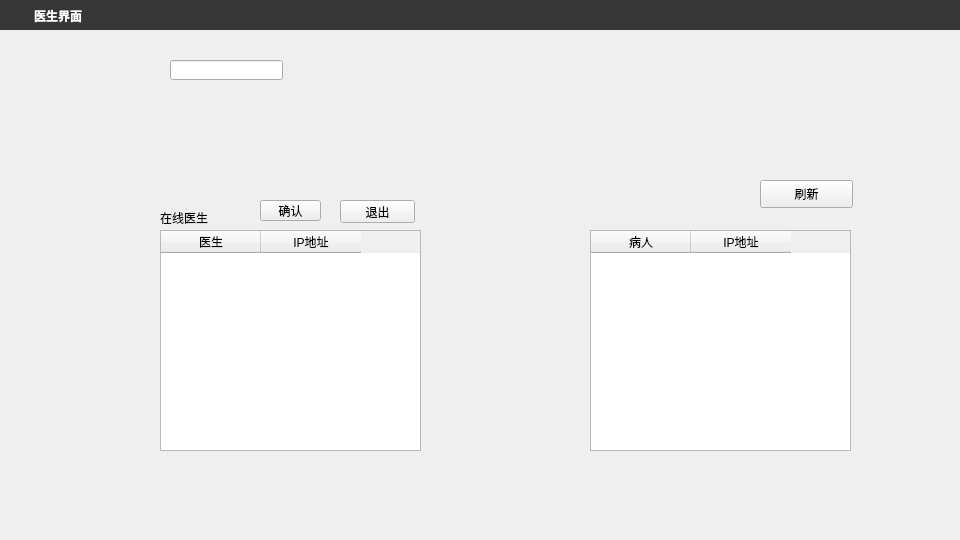
<?xml version="1.0" encoding="UTF-8"?>
<ui version="4.0">
 <class>DoctorUI</class>
 <widget class="QWidget" name="DoctorUI">
  <property name="geometry">
   <rect>
    <x>0</x>
    <y>0</y>
    <width>960</width>
    <height>540</height>
   </rect>
  </property>
  <property name="windowTitle">
   <string>Widget</string>
  </property>
  <widget class="QLabel" name="label_2">
   <property name="geometry">
    <rect>
     <x>160</x>
     <y>210</y>
     <width>61</width>
     <height>16</height>
    </rect>
   </property>
   <property name="text">
    <string>在线医生</string>
   </property>
  </widget>
  <widget class="QTableWidget" name="allUsrTable">
   <property name="geometry">
    <rect>
     <x>160</x>
     <y>230</y>
     <width>261</width>
     <height>221</height>
    </rect>
   </property>
   <column>
    <property name="text">
     <string>医生</string>
    </property>
   </column>
   <column>
    <property name="text">
     <string>IP地址</string>
    </property>
   </column>
  </widget>
  <widget class="QLineEdit" name="usrNameLine">
   <property name="geometry">
    <rect>
     <x>170</x>
     <y>60</y>
     <width>113</width>
     <height>20</height>
    </rect>
   </property>
  </widget>
  <widget class="QPushButton" name="exitBtn">
   <property name="geometry">
    <rect>
     <x>340</x>
     <y>200</y>
     <width>75</width>
     <height>23</height>
    </rect>
   </property>
   <property name="text">
    <string>退出</string>
   </property>
  </widget>
  <widget class="QToolButton" name="FileSendBtn">
   <property name="geometry">
    <rect>
     <x>260</x>
     <y>200</y>
     <width>61</width>
     <height>21</height>
    </rect>
   </property>
   <property name="styleSheet">
    <string notr="true"/>
   </property>
   <property name="text">
    <string>确认</string>
   </property>
  </widget>
  <widget class="QWidget" name="widgetTitle" native="true">
   <property name="geometry">
    <rect>
     <x>0</x>
     <y>0</y>
     <width>961</width>
     <height>30</height>
    </rect>
   </property>
   <property name="minimumSize">
    <size>
     <width>0</width>
     <height>30</height>
    </size>
   </property>
   <property name="maximumSize">
    <size>
     <width>16777215</width>
     <height>30</height>
    </size>
   </property>
   <property name="styleSheet">
    <string notr="true">QWidget#widgetTitle{background:#363636;}
QLabel#labelTitle{color:white;padding:8px 0px 5px;}
QPushButton#btnMin,QPushButton#btnMax,QPushButton#btnExit{
        border-radius:0px;
        color: #F0F0F0;
        background-color:rgba(0,0,0,0);
        border-style:none;
    }
QPushButton#btnMin:hover,QPushButton#btnMax:hover{
        background-color: qlineargradient(spread:pad, x1:0, y1:1, x2:0, y2:0, stop:0 rgba(25, 134, 199, 0), stop:1 #5CACEE);
    }
QPushButton#btnExit:hover{
        background-color: qlineargradient(spread:pad, x1:0, y1:1, x2:0, y2:0, stop:0 rgba(238, 0, 0, 128), stop:1 rgba(238, 44, 44, 255));
    }</string>
   </property>
   <layout class="QHBoxLayout" name="horizontalLayout">
    <property name="spacing">
     <number>0</number>
    </property>
    <property name="leftMargin">
     <number>5</number>
    </property>
    <property name="topMargin">
     <number>0</number>
    </property>
    <property name="rightMargin">
     <number>0</number>
    </property>
    <property name="bottomMargin">
     <number>2</number>
    </property>
    <item>
     <widget class="QLabel" name="labelIcon">
      <property name="minimumSize">
       <size>
        <width>26</width>
        <height>26</height>
       </size>
      </property>
      <property name="maximumSize">
       <size>
        <width>26</width>
        <height>26</height>
       </size>
      </property>
      <property name="styleSheet">
       <string notr="true"/>
      </property>
      <property name="text">
       <string/>
      </property>
      <property name="pixmap">
       <pixmap resource="rc.qrc">:/image/logo2.png</pixmap>
      </property>
      <property name="scaledContents">
       <bool>true</bool>
      </property>
     </widget>
    </item>
    <item>
     <widget class="QLabel" name="labelTitle">
      <property name="font">
       <font>
        <family>宋体</family>
        <pointsize>9</pointsize>
        <weight>75</weight>
        <bold>true</bold>
       </font>
      </property>
      <property name="styleSheet">
       <string notr="true"/>
      </property>
      <property name="text">
       <string>医生界面</string>
      </property>
     </widget>
    </item>
    <item>
     <widget class="QPushButton" name="btnMin">
      <property name="sizePolicy">
       <sizepolicy hsizetype="Fixed" vsizetype="Fixed">
        <horstretch>0</horstretch>
        <verstretch>0</verstretch>
       </sizepolicy>
      </property>
      <property name="minimumSize">
       <size>
        <width>30</width>
        <height>30</height>
       </size>
      </property>
      <property name="maximumSize">
       <size>
        <width>30</width>
        <height>30</height>
       </size>
      </property>
      <property name="toolTip">
       <string>最小化</string>
      </property>
      <property name="text">
       <string/>
      </property>
      <property name="autoDefault">
       <bool>true</bool>
      </property>
      <property name="flat">
       <bool>true</bool>
      </property>
     </widget>
    </item>
    <item>
     <widget class="QPushButton" name="btnExit1">
      <property name="sizePolicy">
       <sizepolicy hsizetype="Fixed" vsizetype="Fixed">
        <horstretch>0</horstretch>
        <verstretch>0</verstretch>
       </sizepolicy>
      </property>
      <property name="minimumSize">
       <size>
        <width>30</width>
        <height>30</height>
       </size>
      </property>
      <property name="maximumSize">
       <size>
        <width>30</width>
        <height>30</height>
       </size>
      </property>
      <property name="toolTip">
       <string>退出</string>
      </property>
      <property name="text">
       <string/>
      </property>
      <property name="autoDefault">
       <bool>true</bool>
      </property>
      <property name="flat">
       <bool>true</bool>
      </property>
     </widget>
    </item>
   </layout>
  </widget>
  <widget class="QTableWidget" name="allUsrTable_2">
   <property name="geometry">
    <rect>
     <x>590</x>
     <y>230</y>
     <width>261</width>
     <height>221</height>
    </rect>
   </property>
   <column>
    <property name="text">
     <string>病人</string>
    </property>
   </column>
   <column>
    <property name="text">
     <string>IP地址</string>
    </property>
   </column>
  </widget>
  <widget class="QPushButton" name="pushButton">
   <property name="geometry">
    <rect>
     <x>760</x>
     <y>180</y>
     <width>93</width>
     <height>28</height>
    </rect>
   </property>
   <property name="text">
    <string>刷新</string>
   </property>
  </widget>
 </widget>
 <layoutdefault spacing="6" margin="11"/>
 <resources>
  <include location="rc.qrc"/>
 </resources>
 <connections/>
</ui>
